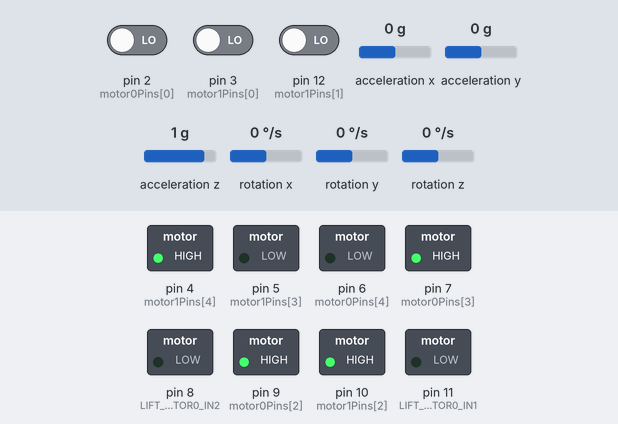
A sketch run on a simulated Arduino Uno, built with avr-gcc and run on an emulated ATmega328P. On the bench: switched loads named in the sketch (green lamp = pin HIGH). The inputs (shaded band) are chosen by the test bench; at power-on: rotation z 0 °/s, pin 3 (motor1Pins[0]) LOW, pin 2 (motor0Pins[0]) LOW, pin 12 (motor1Pins[1]) LOW, acceleration x 0 g, acceleration y 0 g, acceleration z 1 g, rotation x 0 °/s, rotation y 0 °/s. What the sketch prints to the serial monitor is not drawn.

Above: at 4.2 s.
4.3 s: rotation z set to -100 °/s
At 5.1 s:
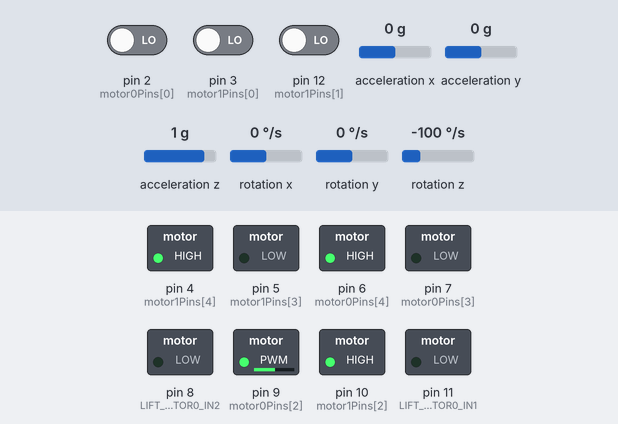
7.3 s: rotation z set to 0 °/s
At 9.4 s:
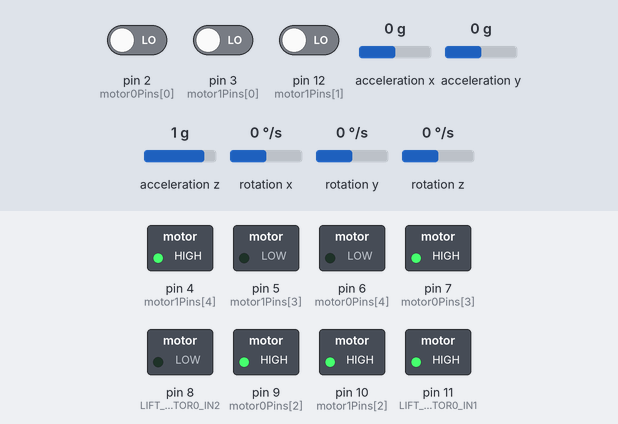
10.3 s: rotation z set to 58 °/s
13.3 s: rotation z set to 67 °/s
At 15.8 s:
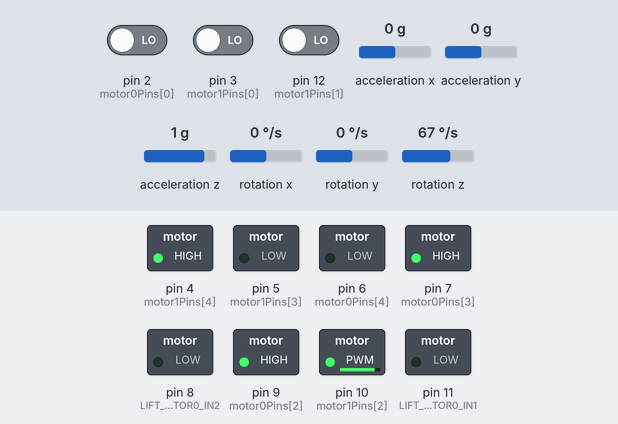
16.3 s: pin 3 (motor1Pins[0]) driven HIGH
19.3 s: rotation z set to -192 °/s
At 21.3 s:
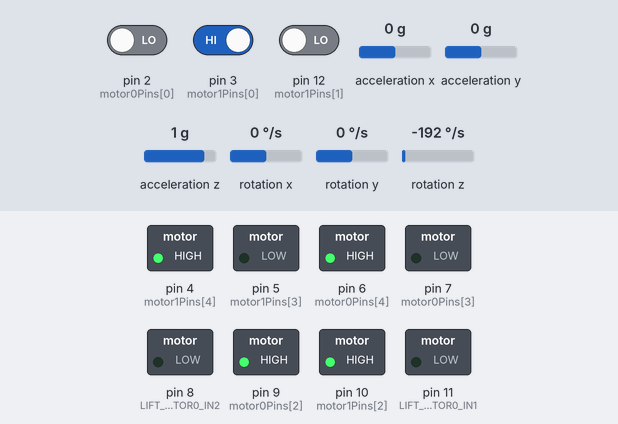
Timing chart, 0 to 22.4 s (numbered marks = the images above; inputs shaded):
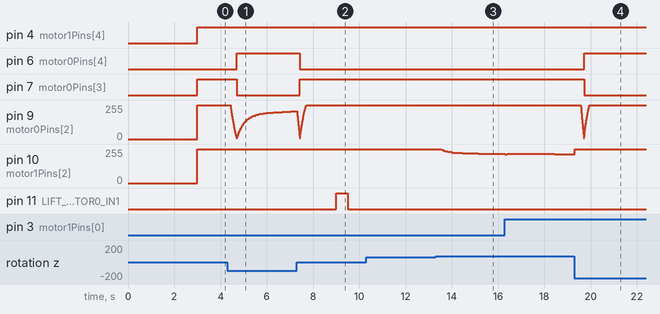

The sketch:

ver_1_1_0.ino
```cpp
#include <Wire.h>  // I2C library
#include <MPU6050.h>    // MPU6050 library
#include <util/atomic.h>    // for atomic operation (PID)

#pragma region [IMU variables]

// use an enum to represent the axes
enum Axis
{
    X_linear,
    Y_linear,
    Z_linear,
    X_angular,
    Y_angular,
    Z_angular
}typedef Axis;

// MPU6050
MPU6050 mpu;

// variables for low pass filter
int16_t prev_accele_original[] = {0,0,0,0,0,0}; // ax, ay, az, gx, gy, gz
int16_t prev_accele_filtered[] = {0,0,0,0,0,0};
int16_t curr_accele_filtered[]={0,0,0,0,0,0};

#pragma endregion

#pragma region [PID variables]

// Pins for motor0 and motor1
//  Motor 0
const int motor0Pins[] = {2, 13, 9, 7, 6};// ENCA, ENCB, PWM, IN1, IN2
//  Motor 1
const int motor1Pins[] = {3, 12, 10, 5, 4};// ENCA, ENCB, PWM, IN1, IN2

// Time and position
long prevT[] = {0, 0};
int posPrev[] = {0, 0};

// Use the "volatile" directive for variables
//  used in an interrupt
volatile int pos_i[] = {0, 0};
volatile float velocity_i[] = {0, 0};
volatile long prevT_i[] = {0, 0};

// low-pass filter the motor velocity
float v1Filt[] = {0, 0};
float v1Prev[] = {0, 0};
float v2Filt[] = {0, 0};
float v2Prev[] = {0, 0};

// PID control
float eintegral[] = {0, 0};

#pragma endregion

#pragma region [Drive straight variables]

// Integral
int16_t angular_e_integral = 0;
// derivative
int16_t angular_e_prev = 0;

#pragma endregion

#pragma region [lift mechanism]

#define LIFT_MOTOR0_IN1 11 // set up the IN1 pin
#define LIFT_MOTOR0_IN2 8 // set up the IN2 pin

#pragma endregion

void setup()
{
    Serial.begin(115200);

    // IMU part
    Wire.begin();
    mpu.initialize();

    // PID velocity control part

    // Motor 0
    pinMode(motor0Pins[0], INPUT);
    pinMode(motor0Pins[1], INPUT);
    pinMode(motor0Pins[2], OUTPUT);
    pinMode(motor0Pins[3], OUTPUT);
    pinMode(motor0Pins[4], OUTPUT);
    // Motor 1
    pinMode(motor1Pins[0], INPUT);
    pinMode(motor1Pins[1], INPUT);
    pinMode(motor1Pins[2], OUTPUT);
    pinMode(motor1Pins[3], OUTPUT);
    pinMode(motor1Pins[4], OUTPUT);

    // attach interrupt for encoder
    attachInterrupt(digitalPinToInterrupt(motor0Pins[0]), readEncoder0, RISING);
    attachInterrupt(digitalPinToInterrupt(motor1Pins[0]), readEncoder1, RISING);

    // lift mechanism
    pinMode(LIFT_MOTOR0_IN1, OUTPUT); // set IN1 as output
    pinMode(LIFT_MOTOR0_IN2, OUTPUT); // set IN2 as output

    // Set a preperation time
    delay(3000);
}

void loop()
{
    // Set target speed
    // float targetSpeed[] = {80,30}; // left motor, right motor (in rpm)
    // PIDvelocityControl(targetSpeed);

    // IMU part
    updateAccel();
    // show data
    // showIMUdata();

    // PID drive straight part
    driveStraight(80);

    liftMechanism(6000, 500);
}

#pragma region [PID drive straight functions]

// Use PID control to drive straight, use target rotational acceleration of the z axis of the IMU to 0
void driveStraight(int straightSpeed)
{
    int offset = 128;
    // Get the current rotational acceleration of the z axis of the IMU
    int16_t alpha_z = (curr_accele_filtered[Z_angular] - offset);

    // PID parameters, need to be futher tested
    float Kp = 0.01;
    float Ki = 0;
    float Kd = 0;

    // PID control
    int e = 0 - alpha_z;

    // Integral
    angular_e_integral += e;

    // Derivative
    int de = e - angular_e_prev;
    angular_e_prev = e;

    // Driving signal
    int drivingSignal = Kp * e + Ki * angular_e_integral + Kd * de;

    // Set the speed of the left and right motor, notice that direction need to be considered
    float targetSpeed[] = {straightSpeed - drivingSignal, straightSpeed + drivingSignal}; // left motor, right motor (in rpm)
    PIDvelocityControl(targetSpeed);

}

#pragma endregion

#pragma region [PID velocity control]

void PIDvelocityControl(float targetSpeed[])
{
    /* Due to the encoder direction definition,
     *  the right motor need to turn reversely to let the car go straight
    */
    targetSpeed[1] = -targetSpeed[1];

    // read the position in an atomic block
    int pos[2] = {0, 0};
    float velocity2[2] = {0, 0};
    ATOMIC_BLOCK(ATOMIC_RESTORESTATE)
    {
        pos[0] = pos_i[0];
        pos[1] = pos_i[1];
        velocity2[0] = velocity_i[0];
        velocity2[1] = velocity_i[1];
    }

    // Compute velocity with method 1
    long currT[] = {micros(), micros()};
    float deltaT[] = {((float)(currT[0] - prevT[0])) / 1.0e6, ((float)(currT[1] - prevT[1])) / 1.0e6};
    float velocity1[] = {(pos[0] - posPrev[0]) / deltaT[0], (pos[1] - posPrev[1]) / deltaT[1]};
    posPrev[0] = pos[0];
    posPrev[1] = pos[1];
    prevT[0] = currT[0];
    prevT[1] = currT[1];

    // Convert count/sec to RPM (517 means ticks per revolution)
    float v1[] = {velocity1[0] / 517.0 * 60.0, velocity1[1] / 517.0 * 60.0};
    float v2[] = {velocity2[0] / 517.0 * 60.0, velocity2[1] / 517.0 * 60.0};

    // Low-pass filter (25 Hz cutoff)
    v1Filt[0] = 0.854*v1Filt[0] + 0.0728*v1[0] + 0.0728*v1Prev[0];
    v1Filt[1] = 0.854*v1Filt[1] + 0.0728*v1[1] + 0.0728*v1Prev[1];
    v1Prev[0] = v1[0];
    v1Prev[1] = v1[1];
    v2Filt[0] = 0.854*v2Filt[0] + 0.0728*v2[0] + 0.0728*v2Prev[0];
    v2Filt[1] = 0.854*v2Filt[1] + 0.0728*v2[1] + 0.0728*v2Prev[1];
    v2Prev[0] = v2[0];
    v2Prev[1] = v2[1];

    // Compute the control signal "u"
    float Kp[] = {5, 5};
    float Ki[] = {0.2, 0.2};
    float e[] = {targetSpeed[0] - v1Filt[0], targetSpeed[1] - v1Filt[1]};
    eintegral[0] += e[0] * deltaT[0];
    eintegral[1] += e[1] * deltaT[1];

    float u[] = {Kp[0]*e[0] + Ki[0]*eintegral[0], Kp[1]*e[1] + Ki[1]*eintegral[1]};

    // Set the motor speed and dirction
    int dir[] = {0, 0};
    //  Motor 0
    if (u[0] > 0)
    {
        dir[0] = 1;
    }
    else if (u[0] < 0)
    {
        dir[0] = -1;
    }
    else
    {
        dir[0] = 0;
    }
    //  Motor 1
    if (u[1] > 0)
    {
        dir[1] = 1;
    }
    else if (u[1] < 0)
    {
        dir[1] = -1;
    }
    else
    {
        dir[1] = 0;
    }

    // Set the motor speed
    int pwr[] = {(int)fabs(u[0]), (int)fabs(u[1])};
    if(pwr[0] > 255)
    {
        pwr[0] = 255;
    }
    if(pwr[1] > 255)
    {
        pwr[1] = 255;
    }

    setMotor0(dir[0], pwr[0]);
    setMotor1(dir[1], pwr[1]);


    // print motor velocity
    Serial.print("Motor Speed:[ left: "); Serial.print(v2Filt[0]); Serial.print("\t right: "); Serial.print(v2Filt[1]); Serial.print("\t]");
    Serial.print("Target Speed:[ left: "); Serial.print(targetSpeed[0]); Serial.print("\t right: "); Serial.print(targetSpeed[1]); Serial.println("\t]");
    // Seperation line
    for(int i = 0; i<30;i++)
    {
      Serial.print("-");
    }
    Serial.println();
    Serial.println();

}

// set Motor speed funtions
void setMotor0(int dir, int pwmVal)
{
    analogWrite(motor0Pins[2], pwmVal);
    if (dir == 1)
    {
        digitalWrite(motor0Pins[3], HIGH);
        digitalWrite(motor0Pins[4], LOW);
    }
    else if(dir == -1)
    {
        digitalWrite(motor0Pins[3], LOW);
        digitalWrite(motor0Pins[4], HIGH);
    }
    else
    {
        digitalWrite(motor0Pins[3], LOW);
        digitalWrite(motor0Pins[4], LOW);
    }
}
void setMotor1(int dir, int pwmVal)
{
    analogWrite(motor1Pins[2], pwmVal);
    if (dir == 1)
    {
        digitalWrite(motor1Pins[3], HIGH);
        digitalWrite(motor1Pins[4], LOW);
    }
    else if(dir == -1)
    {
        digitalWrite(motor1Pins[3], LOW);
        digitalWrite(motor1Pins[4], HIGH);
    }
    else
    {
        digitalWrite(motor1Pins[3], LOW);
        digitalWrite(motor1Pins[4], LOW);
    }
}

// read encoder function
void readEncoder0()
{
    // Read encoder B when ECNA goes high
    int b = digitalRead(motor0Pins[1]) ? 1 : -1;
    int increment = 0;
    if (b>0)
    {
        increment = 1;
    }
    else
    {
        increment = -1;
    }
    pos_i[0] += increment;

    // Compute velocity with method 2
    long currT = micros();
    float deltaT = ((float)(currT - prevT_i[0])) / 1.0e6;
    velocity_i[0] = increment / deltaT;
    prevT_i[0] = currT;
}
void readEncoder1()
{
    // Read encoder B when ECNA goes high
    int b = digitalRead(motor1Pins[1]) ? 1 : -1;
    int increment = 0;
    if (b>0)
    {
        increment = 1;
    }
    else
    {
        increment = -1;
    }
    pos_i[1] += increment;

    // Compute velocity with method 2
    long currT = micros();
    float deltaT = ((float)(currT - prevT_i[1])) / 1.0e6;
    velocity_i[1] = increment / deltaT;
    prevT_i[1] = currT;
}

#pragma endregion

#pragma region [Accelerometer]

// low pass filter the accelerometer data
void updateAccel()
{
    int16_t accele_original[]={0,0,0,0,0,0}; // ax, ay, az, gx, gy, gz
    mpu.getMotion6(&accele_original[0], &accele_original[1], &accele_original[2], &accele_original[3], &accele_original[4], &accele_original[5]);

    // low pass filter the accelerometer data
    for (int  i = 0; i < 6; i++)
    {
        curr_accele_filtered[i] = 0.969 * prev_accele_filtered[i] + 0.0155 * prev_accele_original[i] + 0.0155 * prev_accele_original[i];

        // update previous values
        prev_accele_original[i] = accele_original[i];
        prev_accele_filtered[i] = curr_accele_filtered[i];
    }

    // print values

}


#pragma endregion

#pragma region [Data output]

void showIMUdata()
{
    Serial.print("ax = "); Serial.print(curr_accele_filtered[0]); Serial.print("\t");
    Serial.print("ay = "); Serial.print(curr_accele_filtered[1]); Serial.print("\t");
    Serial.print("az = "); Serial.print(curr_accele_filtered[2]); Serial.print("\t");
    Serial.print("gx = "); Serial.print(curr_accele_filtered[3]); Serial.print("\t");
    Serial.print("gy = "); Serial.print(curr_accele_filtered[4]); Serial.print("\t");
    Serial.print("gz = "); Serial.print(curr_accele_filtered[5]); Serial.print("\t");
    Serial.println();
}

void showEncoderData()
{
    Serial.print("Encoder0 ="); Serial.print(pos_i[0]); Serial.print("\t");
    Serial.print("Encoder1 ="); Serial.print(pos_i[1]); Serial.print("\t");
    Serial.println();
}

#pragma endregion

#pragma region [Lift mechanism]

void liftMechanism(int startTime, int lastTime) // after motor runs for startTImes miliseconds, the lift motor runs for lastTime miliseconds
{
    // wait for startTime
    if(millis() <= startTime+3000)
    {
        digitalWrite(LIFT_MOTOR0_IN1, LOW);
        digitalWrite(LIFT_MOTOR0_IN2, LOW);
    }

    if(startTime+3000 < millis() && millis() <= startTime + 3000 + lastTime)
    {
        digitalWrite(LIFT_MOTOR0_IN1, HIGH);
        digitalWrite(LIFT_MOTOR0_IN2, LOW);
    }
    else
    {
        digitalWrite(LIFT_MOTOR0_IN1, LOW);
        digitalWrite(LIFT_MOTOR0_IN2, LOW);
    }
}

#pragma endregion
```

Measured:
- the behaviour switches between 62 and 63 °/s on rotation z (found by bisection; images 2 and 3)
- after the input at 4.3 s, pin 6 (motor0Pins[4]): LOW → HIGH after 0.41 s; pin 7 (motor0Pins[3]): HIGH → LOW after 0.41 s
- after the input at 7.3 s, pin 6 (motor0Pins[4]): HIGH → LOW after 0.14 s; pin 7 (motor0Pins[3]): LOW → HIGH after 0.14 s
- after the input at 13.3 s, pin 10 (motor1Pins[2]): moves from 255/255 to 220/255 over 2.5 s, starting after 0.22 s
- after the input at 19.3 s, pin 6 (motor0Pins[4]): LOW → HIGH after 0.42 s; pin 7 (motor0Pins[3]): HIGH → LOW after 0.42 s
